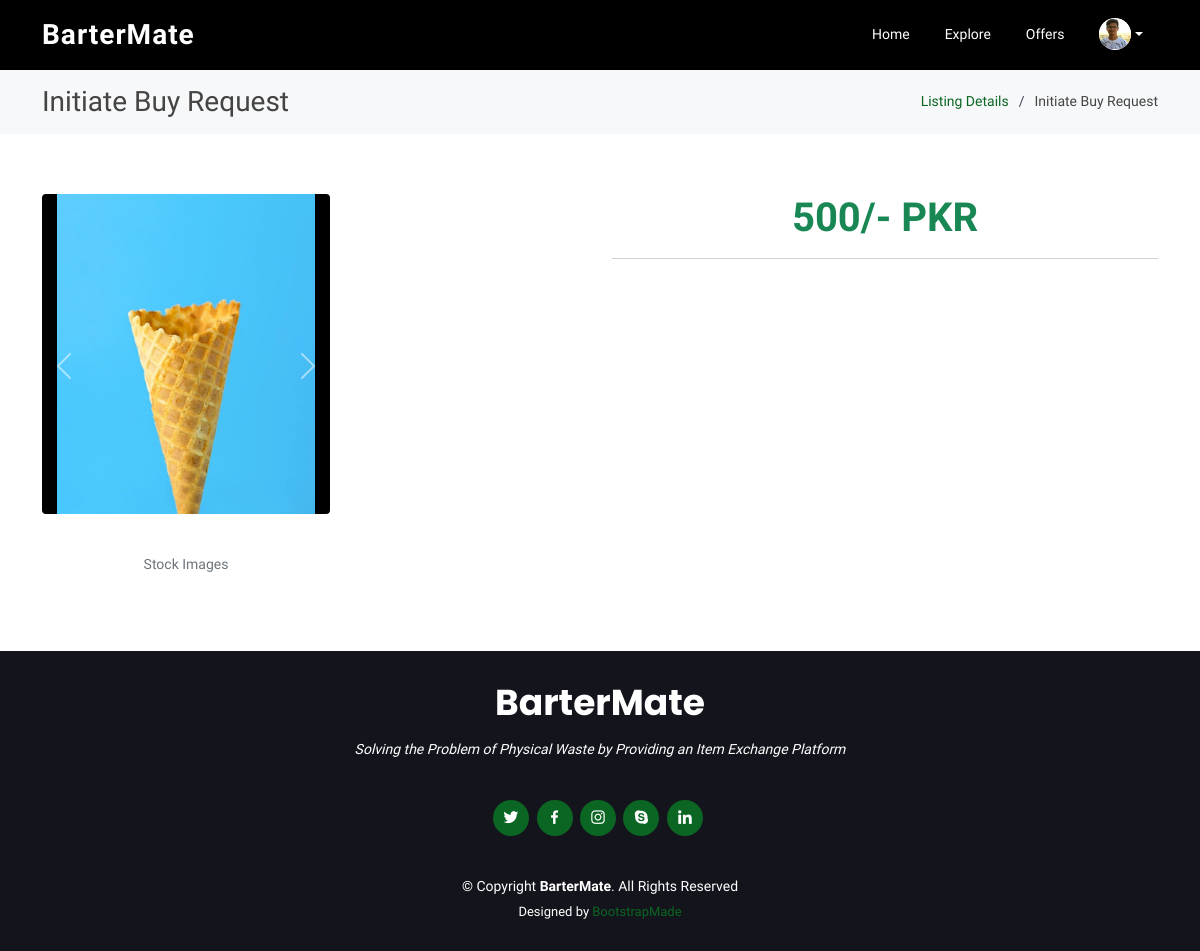
The app's page /initiate_buy.php?sp=33 (signed in) with its own data.
### tables this page shows
CREATE TABLE `users` (
  `U_ID` int(11) NOT NULL,
  `U_NAME` text NOT NULL,
  `U_EMAIL` text NOT NULL,
  `U_PASS` text NOT NULL,
  `U_PHONE` text NOT NULL,
  `U_IMG_URL` text NOT NULL DEFAULT 'assets/img/user_default.svg',
  `U_VER` int(11) NOT NULL DEFAULT 0,
  `U_VER_EMAIL` int(11) NOT NULL DEFAULT 0,
  `U_VER_CODE` text NOT NULL DEFAULT '-',
  `U_V_COINS` int(11) NOT NULL DEFAULT 0,
  `U_A_CREATE_DATE` datetime NOT NULL DEFAULT current_timestamp(),
  `U_LAST_ACTIVITY` text NOT NULL
);

CREATE TABLE `product_images` (
  `PI_ID` int(11) NOT NULL,
  `PI_P_ID` int(11) NOT NULL,
  `PI_IMG_URL` text NOT NULL
);

CREATE TABLE `products` (
  `P_ID` int(11) NOT NULL,
  `P_NAME` text NOT NULL,
  `P_DESC` text NOT NULL,
  `P_CATEGORY` int(11) NOT NULL,
  `P_EXC_TYPE` int(11) NOT NULL,
  `P_MONETARY_VAL` int(11) DEFAULT NULL,
  `P_VIEWS` int(11) NOT NULL DEFAULT 0,
  `P_CREATE_DATE` text NOT NULL DEFAULT current_timestamp(),
  `P_BY_U_ID` int(11) NOT NULL,
  `P_FEATURED` int(11) NOT NULL DEFAULT 0,
  `P_STATUS` int(11) NOT NULL DEFAULT 1
);

### initiate_buy.php (the view, shortened to what this page needs)
<?php
include('DBCONNECT.php');
if($_SESSION['u_id'] == null){
    header('location:index.php');
}
else{
    $u_id = $_SESSION['u_id'];
}
$getuserdetailssql = "SELECT * FROM users WHERE U_ID = '$u_id'";
$getuserdetails = mysqli_query($connectionString,$getuserdetailssql);
$userdetailsarr = mysqli_fetch_array($getuserdetails);
$user_img = $userdetailsarr['U_IMG_URL'];
$p_id = $_GET['sp'];
$getproductdetailssql = "SELECT * FROM products WHERE P_ID = '$p_id' AND P_STATUS = '1'";
$getproductdetails = mysqli_query($connectionString,$getproductdetailssql);
$product_details_arr = mysqli_fetch_array($getproductdetails)
?>
<!DOCTYPE html>
<html lang="en">
<head>
    <link href="assets/vendor/animate.css/animate.min.css" rel="stylesheet">
    <link href="assets/vendor/aos/aos.css" rel="stylesheet">
    <link href="assets/vendor/bootstrap/css/bootstrap.min.css" rel="stylesheet">
    <link href="assets/vendor/bootstrap-icons/bootstrap-icons.css" rel="stylesheet">
    <link href="assets/vendor/boxicons/css/boxicons.min.css" rel="stylesheet">
    <link href="assets/vendor/glightbox/css/glightbox.min.css" rel="stylesheet">
    <link href="assets/vendor/remixicon/remixicon.css" rel="stylesheet">
    <link href="assets/vendor/swiper/swiper-bundle.min.css" rel="stylesheet">
    <link href="assets/css/style.css" rel="stylesheet">
</head>
<body>
<header id="header" class="fixed-top d-flex align-items-center ">
    <div class="container d-flex align-items-center justify-content-between">
        <div class="logo">
            <h1><a href="index.php">BarterMate</a></h1>
        </div>
        <?php include_once('navbar.php') ?>
    </div>
</header>
<main id="main">
    <section class="breadcrumbs">
        <div class="container">
            <div class="d-flex justify-content-between align-items-center">
                <h2>Initiate Buy Request</h2>
                <ol>
                    <li><a href="listing_details.php?id=<?php echo $product_details_arr['P_ID']?>">Listing Details</a></li>
                    <li>Initiate Buy Request</li>
                </ol>
            </div>
        </div>
    </section>
    <section class="inner-page">
        <div class="container">
            <div class="row">
                <div class="col">
                    <div class="card" style="width: 18rem; border: none;">
                        <div id="carouselExampleControls" class="carousel slide" data-bs-ride="carousel">
                            <div class="carousel-inner">
                                <?php
                                $getallimagessql = "SELECT * FROM product_images WHERE PI_P_ID = '$p_id'";
                                $getallimages = mysqli_query($connectionString,$getallimagessql);
                                $first_active = 'active';
                                while($image_row = mysqli_fetch_assoc($getallimages)){
                                    ?>
                                    <div class="carousel-item <?php echo $first_active?>">
                                        <figure class="figure">
                                            <img id="myproducts-img" style="height:20rem; object-fit:scale-down; aspect-ratio: 16/9; background-color: black;" src="<?php echo $image_row['PI_IMG_URL'] ?>" class="figure-img img-fluid rounded" alt="...">
                                        </figure>
                                    </div>
                                    <?php
                                    $first_active = ' ';
                                }
                                ?>
                            </div>
                            <button class="carousel-control-prev" type="button" data-bs-target="#carouselExampleControls" data-bs-slide="prev">
                                <span class="carousel-control-prev-icon" aria-hidden="true"></span>
                            </button>
                            <button class="carousel-control-next" type="button" data-bs-target="#carouselExampleControls" data-bs-slide="next">
                                <span class="carousel-control-next-icon" aria-hidden="true"></span>
                            </button>
                        </div>
                        <div class="card-body">
                            <figcaption class="figure-caption text-center"><?php echo $product_details_arr['P_NAME']?></figcaption>
                        </div>
                    </div>
                </div>
                <div class="col">
                    <h1 class="text-success text-center"><?php echo $product_details_arr['P_MONETARY_VAL']?>/- PKR</h1>
                    <hr>
                </div>
            </div>
        </div>
    </section>
</main>
<footer id="footer">
    <div class="container">
        <h3>BarterMate</h3>
        <p>Solving the Problem of Physical Waste by Providing an Item Exchange Platform</p>
        <div class="social-links">
            <a href="#" class="twitter"><i class="bx bxl-twitter"></i></a>
            <a href="#" class="facebook"><i class="bx bxl-facebook"></i></a>
            <a href="#" class="instagram"><i class="bx bxl-instagram"></i></a>
            <a href="#" class="google-plus"><i class="bx bxl-skype"></i></a>
            <a href="#" class="linkedin"><i class="bx bxl-linkedin"></i></a>
        </div>
        <div class="copyright">
            &copy; Copyright <strong><span>BarterMate</span></strong>. All Rights Reserved
        </div>
        <div class="credits">
            Designed by <a href="https://bootstrapmade.com/">BootstrapMade</a>
        </div>
    </div>
</footer>
</body>
</html>

### navbar.php (shortened to what this page needs)
<nav id="navbar" class="navbar">
    <ul>
        <li><a class="nav-link scrollto" href="index.php">Home</a></li>
        <li><a class="nav-link scrollto" href="explore.php">Explore</a></li>
        <li class="position-relative"><a class="nav-link scrollto" href="offers.php">Offers</a></li>
        <li class="nav-item dropdown">
            <a class="nav-link dropdown-toggle" href="#" id="navbarDarkDropdownMenuLink1" role="button" data-bs-toggle="dropdown" aria-expanded="false">
                <img src="<?php echo $user_img?>" style="width: 32px; border-radius: 2rem; height: 32px; object-fit: scale-down; background-color: white; aspect-ratio: 4/3;" class="img-fluid" alt="">
            </a>
        </li>
    </ul>
</nav>

### assets/css/style.css (style rules this page uses)
html { scroll-behavior: smooth; }
body { font-family: 'Oxygen', sans-serif; color: #444444; font-weight: 400; }
a { color: #0b6623; text-decoration: none; }
h1, h2, h3, h4, h5, h6 { font-family: "Oxygen", sans-serif; font-weight: 700; }
#header { height: 70px; transition: all 0.5s; z-index: 997; transition: all 0.5s; background:black; }
#header .logo h1 { font-size: 28px; margin: 0; padding: 0; line-height: 1; font-weight: 700; letter-spacing: 1px; }
#header .logo h1 a, #header .logo h1 a:hover { color: #fff; text-decoration: none; }
.navbar { padding: 0; }
.navbar ul { margin: 0; padding: 0; display: flex; list-style: none; align-items: center; }
.navbar li { position: relative; }
.navbar a, .navbar a:focus { display: flex; align-items: center; justify-content: space-between; padding: 5px 15px 7px 15px; margin-left: 5px; font-size: 14px; color: #fff; white-space: nowrap; transition: 0.3s; border-radius: 0; }
section { padding: 60px 0; overflow: hidden; }
.breadcrumbs { padding: 15px 0; margin-top: 70px; background: #f7f8f9; min-height: 40px; }
.breadcrumbs h2 { font-size: 28px; font-weight: 400; margin: 0; }
.breadcrumbs ol { display: flex; flex-wrap: wrap; list-style: none; padding: 0; margin: 0; font-size: 14px; }
.breadcrumbs ol li + li { padding-left: 10px; }
.breadcrumbs ol li + li::before { display: inline-block; padding-right: 10px; color: #404356; content: "/"; }
#footer { background: #14151c; color: #fff; font-size: 14px; text-align: center; padding: 30px 0; }
#footer h3 { font-size: 36px; font-weight: 700; color: #fff; position: relative; font-family: "Poppins", sans-serif; padding: 0; margin: 0 0 15px 0; }
#footer p { font-size: 15; font-style: italic; padding: 0; margin: 0 0 40px 0; }
#footer .social-links { margin: 0 0 40px 0; }
#footer .social-links a { font-size: 18px; display: inline-block; background: #0b6623; color: #fff; line-height: 1; padding: 8px 0; margin-right: 4px; border-radius: 50%; text-align: center; width: 36px; height: 36px; transition: 0.3s; }
#footer .copyright { margin: 0 0 5px 0; }
#footer .credits { font-size: 13px; }

### records on screen
users: U_IMG_URL (picture)
product_images: PI_IMG_URL (picture)
products: P_NAME "Stock Images", P_MONETARY_VAL "500"
